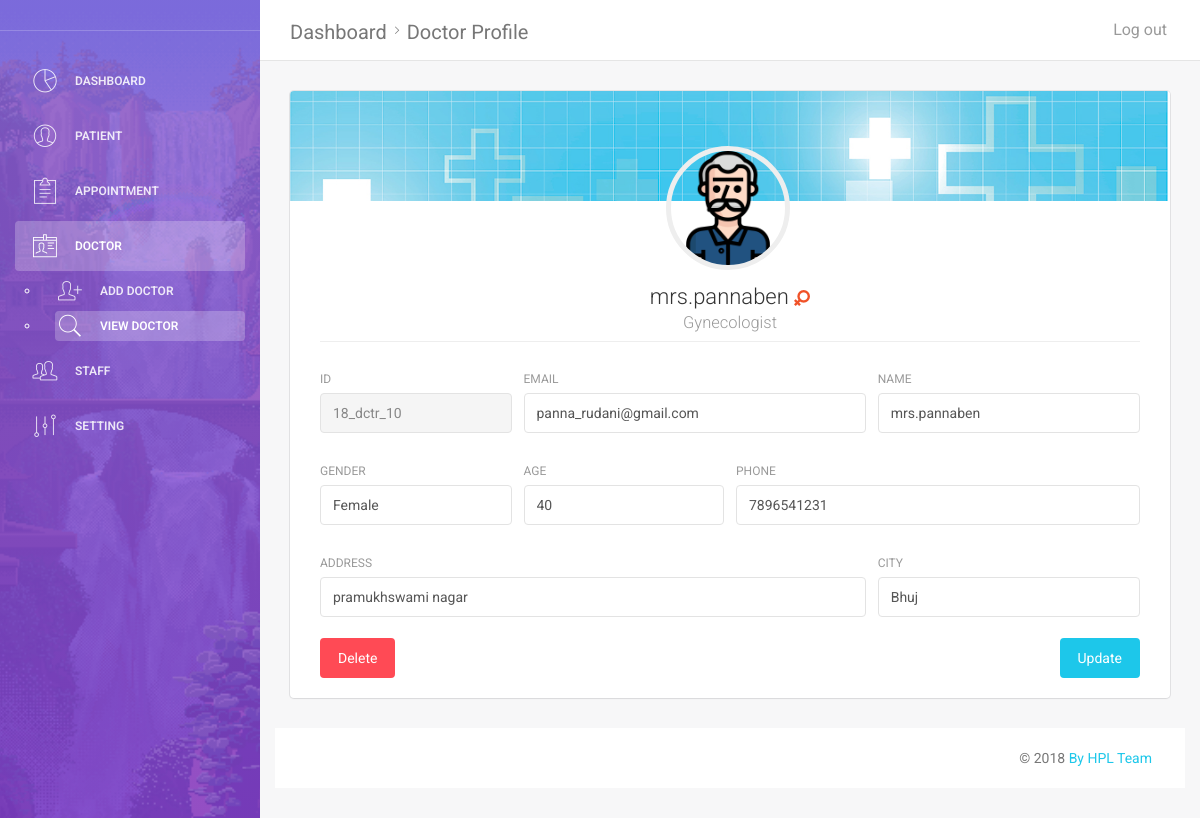
Page /view_doctor_profile.php?id=18_dctr_10 (signed in) on the committed database.
### tables this page shows
CREATE TABLE `doctor` (
  `doctor_id` varchar(15) NOT NULL,
  `doctor_name` varchar(30) NOT NULL,
  `doctor_dob` date NOT NULL,
  `doctor_gender` varchar(10) NOT NULL,
  `doctor_phone` varchar(15) NOT NULL,
  `doctor_city` varchar(20) NOT NULL,
  `doctor_address` varchar(100) NOT NULL,
  `doctor_designation` varchar(30) NOT NULL,
  `doctor_email` varchar(50) NOT NULL,
  `doctor_password` varchar(50) NOT NULL,
  `doj` timestamp(6) NOT NULL DEFAULT CURRENT_TIMESTAMP(6),
  `slot_id` varchar(10) NOT NULL,
  `doctor_exist` tinyint(1) NOT NULL
);

### view_doctor_profile.php (the view, shortened to what this page needs)
<?php
include("assets/modules/global_module.php");
if(isset($_GET["id"]))
{
    $d_id = $_GET["id"];
}
if(isset($_SESSION["admin_token"]))
{
    $admin_id = $_SESSION["admin_token"];
}
$data = mysqli_fetch_assoc(fetch_data("select * from doctor where doctor_id = '$d_id'","result"));
$age = date_diff(date_create($data["doctor_dob"]), date_create('today'))->y;
?>
<!doctype html>
<html lang="en">
<head>
    <link href="assets/css/bootstrap.min.css" rel="stylesheet" />
    <link href="assets/css/animate.min.css" rel="stylesheet"/>
    <link href="assets/css/light-bootstrap-dashboard.css?v=1.4.0" rel="stylesheet"/>
    <link href="http://maxcdn.bootstrapcdn.com/font-awesome/4.2.0/css/font-awesome.min.css" rel="stylesheet">
    <link href="assets/css/pe-icon-7-stroke.css" rel="stylesheet" />
</head>
<body>
<div class="wrapper">
    <div class="main-panel">
        <nav class="navbar navbar-default navbar-fixed">
            <div class="container-fluid">
                <div class="navbar-header">
                    <a class="navbar-brand" href="#">Dashboard<i class="pe-7s-angle-right"></i>Doctor Profile</a>
                </div>
                <div class="collapse navbar-collapse">
                    <ul class="nav navbar-nav navbar-right">
                        <li>
                            <a href="logout.php?for=<?php echo $admin_id; ?>">
                                <p>Log out</p>
                            </a>
                        </li>
                    </ul>
                </div>
            </div>
        </nav>
        <div class="content">
            <div class="container-fluid">
                <div class="row">
                    <div class="col-md-12">
                        <div class="card card-user">
                            <div class="image" >
                            </div>
                            <div class="content">
                                <div class="author">
                                    <a href="#">
                                        <img class="avatar border-gray" src="assets/img/avatars/014-man-12.png" alt="..."/  >
                                        <h4 class="title"><?php echo $data["doctor_name"]; if($data["doctor_gender"]=="Male"){ echo "&nbsp<img src='assets/img/male.png'>"; }else{ echo "&nbsp<img src='assets/img/female.png'>"; }?><br />
                                            <small><?php echo $data["doctor_designation"]; ?></small>
                                        </h4>
                                    </a>
                                </div>
                                <hr>
                                <div class="content">
                                    <form method="POST" name="admin_edit_patient">
                                        <div class="row">
                                            <div class="col-md-3">
                                                <div class="form-group">
                                                    <label>Id</label>
                                                    <input type="text" name="d_id" class="form-control" disabled value="<?php echo $data["doctor_id"]; ?>">
                                                </div>
                                            </div>
                                            <div class="col-md-5">
                                                <div class="form-group">
                                                    <label>Email</label>
                                                    <input type="email" name="d_email" class="form-control"  value="<?php echo $data["doctor_email"]; ?>">
                                                </div>
                                            </div>
                                            <div class="col-md-4">
                                                <div class="form-group">
                                                    <label >Name</label>
                                                    <input type="text" name="d_name" class="form-control"  value="<?php echo $data["doctor_name"]; ?>">
                                                </div>
                                            </div>
                                        </div>
                                        <div class="row">
                                            <div class="col-md-3">
                                                <div class="form-group">
                                                    <label>Gender</label>
                                                    <input type="text" name="d_gender" class="form-control"  value="<?php echo $data["doctor_gender"]; ?>">
                                                </div>
                                            </div>
                                            <div class="col-md-3">
                                                <div class="form-group">
                                                    <label>Age</label>
                                                    <input type="text" name="p_age" class="form-control" value="<?php echo $age ?>">
                                                </div>
                                            </div>
                                            <div class="col-md-6">
                                                <div class="form-group">
                                                    <label>Phone</label>
                                                    <input type="text" name="d_phone" class="form-control"  value="<?php echo $data["doctor_phone"]; ?>">
                                                </div>
                                            </div>
                                        </div>
                                        <div class="row">
                                            <div class="col-md-8">
                                                <div class="form-group">
                                                    <label>Address</label>
                                                    <input type="text" name="d_address" class="form-control"  value="<?php echo $data["doctor_address"]; ?>">
                                                </div>
                                            </div>
                                            <div class="col-md-4">
                                                <div class="form-group">
                                                    <label>City</label>
                                                    <input type="text" name="d_city" class="form-control"  value="<?php echo $data["doctor_city"]; ?>">
                                                </div>
                                            </div>
                                        </div>
                                        <a class="btn btn-danger btn-fill pull-left" data-toggle="modal" data-target="#myModal">
                                            Delete
                                        </a>
                                        <button type="submit" class="btn btn-info btn-fill pull-right">Update</button>
                                        <br><br>
                                    </form>
                                </div>
                            </div>
                        </div>
                    </div>
                </div>
            </div>
            <footer class="footer">
                <div class="container-fluid">
                    <p class="copyright pull-right">
                        &copy; <script>document.write(new Date().getFullYear())</script>
                        <a href="#">By HPL Team</a>
                    </p>
                </div>
            </footer>
        </div>
    </div>
</body>
</html>

### rows in the picture
doctor: doctor_name "mrs.pannaben", doctor_designation "Gynecologist", d_id "18_dctr_10", d_email "panna_rudani@gmail.com", d_name "mrs.pannaben", d_gender "Female", p_age "40", d_phone "7896541231", d_address "pramukhswami nagar", d_city "Bhuj"
